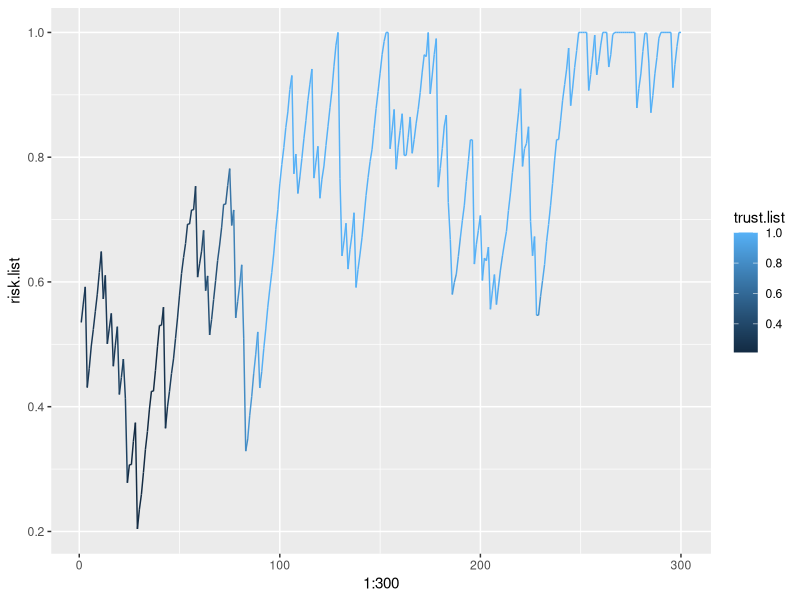
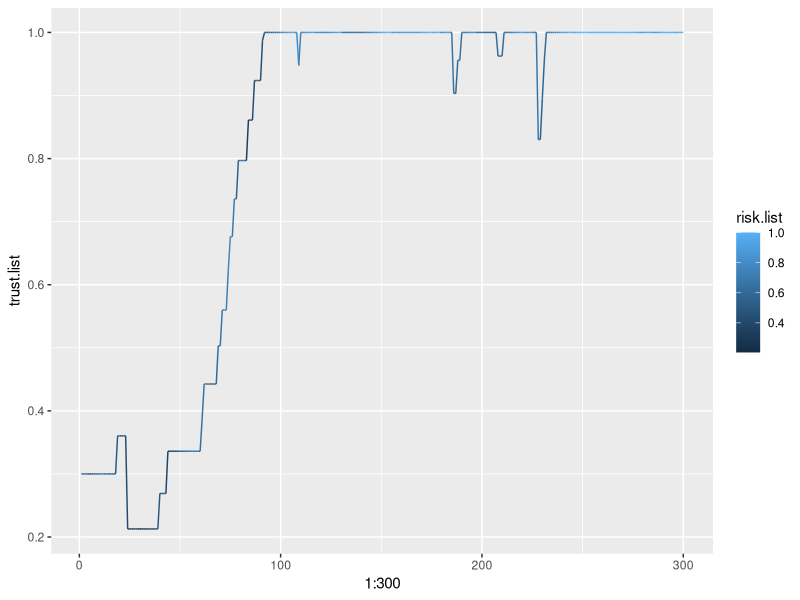
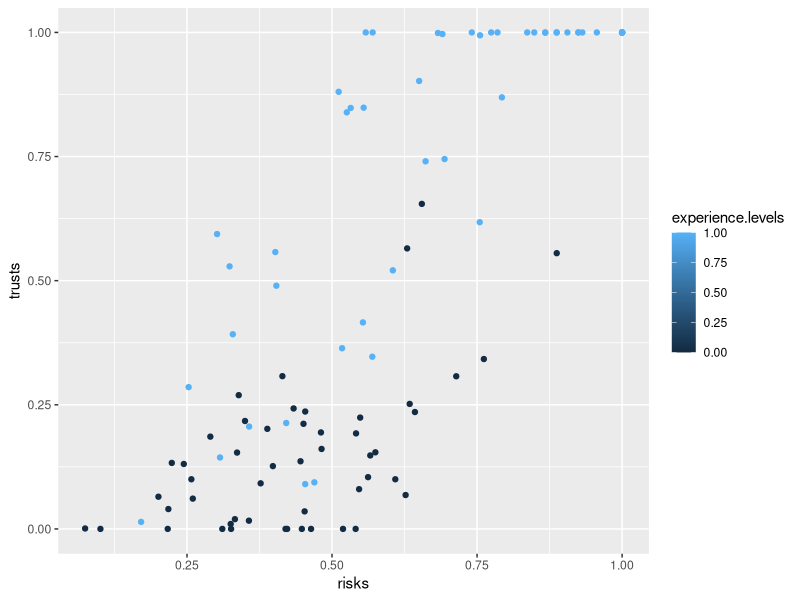
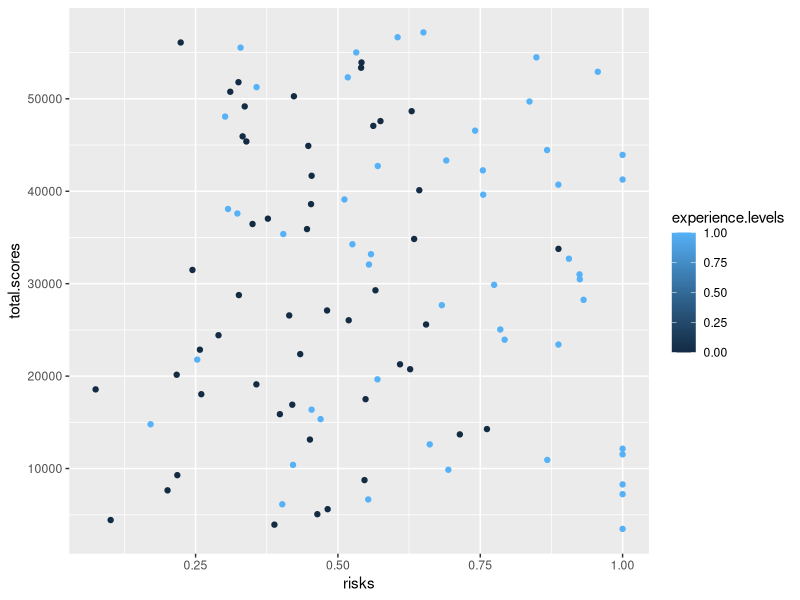
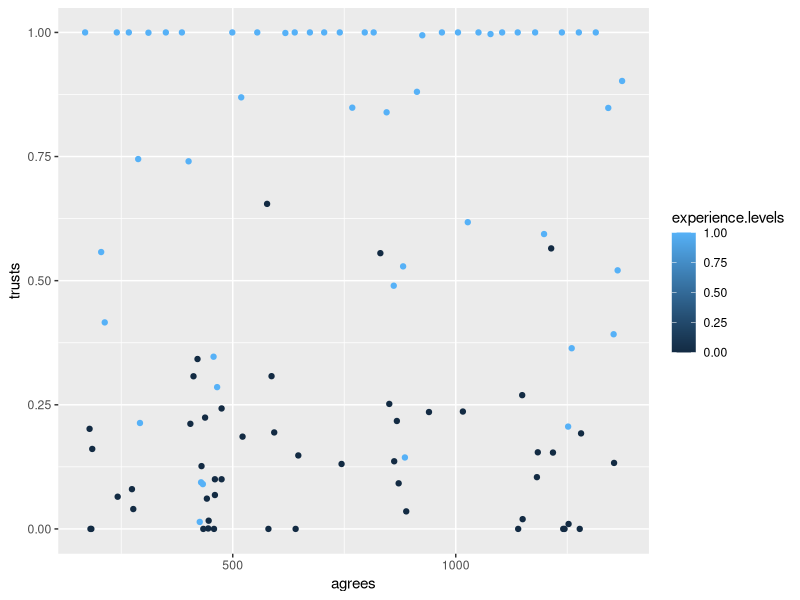

Write R code to recreate these figures, in order. (Note: this script raises an error after producing the figures.)
library(ggplot2)
library(DEoptim)

# Initialize the whole deck of cards
whole.deck <- c(2,2,2,2,3,3,3,3,4,4,4,4,5,5,5,5,6,6,6,6,7,7,7,7,8,8,8,8,9,9,9,9,10,10,10,10)
cards.left <- whole.deck

risk <- 0.5
risk.list <- c()
trust <- 0.1
trust.list <- c()
agree.count <- 0
hand <- 0
total.score <- 0
stop <- FALSE
fails <- 0
stop.list <- c()
experience.trust <- 0.03
experience.level <- 0

# Draws the initial hand of 2 cards
initial.hand <- function(){
  start.ids <- sample(1:36, 2, replace= FALSE)
  start.hand <- cards.left[start.ids]
  cards.left <<- cards.left[-start.ids]
  hand <<- sum(start.hand)
}

# Draws one card from the deck and adds it to your hand
draw <- function() {
  next.id <- sample(1:length(cards.left), 1, replace= FALSE)
  hand <<- hand + cards.left[next.id]
  cards.left <<- cards.left[-next.id]
}

# Plays a single round of 21
play.round <- function() {
  initial.hand()
  advice.taken <- FALSE
  # While hand is not over 21 and you haven't stopped
  while((hand<21) && (stop==FALSE)) {
    # If hand is less than 11 draw another card, unless...
    if (hand<11){
      # If the other agent tells you to stop even though it's safe, and you agree, stop
      bad.advice <- rbinom(1, 1, 0.1)
      if(trust>1){
        trust <<- 1
      }
      if(trust<0){
        trust <<- 0
      }
      agree <- rbinom(1, 1, trust)
      if((bad.advice== 1)&&(agree==1)){
        stop <<- TRUE
        agree.count <<- agree.count + 1
        advice.taken <- TRUE
      }
      # Otherwise draw another card
      if((bad.advice==0) || (agree==0)){
        draw()
      }
    }
    # Generate a number based on the risk factor. 1 means draw, 0 means stop
    if(risk>1){
      risk <<- 1
    }
    if(risk<0){
      risk <<- 0
    }
    risk.huh <- rbinom(1, 1, risk)
    # Predicts whether it's safe to draw or not
    good.advice <- rbinom(1, 1, 0.3)
    # If you agree to draw, draw
    if ((risk.huh == 1)&&(good.advice==1)){
      draw()
    }
    # If you agree to stop, stop
    if ((risk.huh == 0)&&(good.advice==0)){
      stop <<- TRUE
    }
    # If you want to draw and it says stop:
    if((risk.huh==1)&&(good.advice==0)){
      if(trust>1){
        trust <<- 1
      }
      if(trust<0){
        trust <<- 0
      }
      agree <- rbinom(1, 1, trust)
      if(agree==1){
        stop <<- TRUE
        agree.count <<- agree.count + 1
        advice.taken <- TRUE
      }
      if(agree==0){
        draw()
      }
    }
    # If you want to stop and it says draw:
    if((risk.huh==0)&&(good.advice==1)){
      if(trust>1){
        trust <<- 1
      }
      if(trust<0){
        trust <<- 0
      }
      agree <- rbinom(1, 1, trust)
      if(agree==1){
        draw()
        agree.count <<- agree.count + 1
        advice.taken <- TRUE
      }
      if(agree==0){
        stop <<- TRUE
      }
    }
  }
  # If you stop and hand is below 22, add hand score to total score
  if((stop == TRUE)&& (hand<22)){
    total.score <<- total.score + hand
    stop.list <<- c(stop.list, hand)
    # The risk factor gets a little higher
    risk <<- risk + rnorm(1, mean=.03, sd = 0.005)
    if(risk>1){
      risk <<- 1
    }
    if(advice.taken==TRUE){
      trust <<- trust + rnorm(1, mean=experience.trust, sd = 0.005)
      if(trust>1){
        trust <<- 1
      }
    }
  }
  # If you exceed 21, no points are added to total score, and fail count increases
  if(hand>21){
    fails <<- fails + 1
    # Risk factor decreases
    risk <<- risk - rnorm(1, mean=.1, sd = 0.05)
    if(risk<0){
      risk <<- 0
    }
    if(advice.taken==TRUE){
      trust <<- trust - rnorm(1, mean=.1, sd = 0.05)
      if(trust<0){
        trust <<- 0
      }
    }
  }
  # Reset settings to a new round
  hand <<- 0
  cards.left <<- whole.deck
  stop <<- FALSE
  advice.taken <- FALSE
  # Keep track of the risk over time
  risk.list <<- c(risk.list, risk)
  trust.list <<- c(trust.list, trust)
}

experience.levels <- c()
risks <- c()
trusts <- c()
total.scores <- c()
agrees <- c()

# Play a bunch of rounds and return risk, fails, final score, and avg stop value from stop list
run.bunch <- function(n){
  # Determines whether participant is in high or low exerience condition
  experience.level <<- rbinom(1, 1, 0.5)
  # If they think the second agent has high experience, they trust the successes more and start with higher trust
  if(experience.level==1){
    experience.trust <<- 0.06
    trust <<- 0.3
  }
  # If they think the second agent has low experience, they trust the successes less and start with lower trust
  if(experience.level==0){
    experience.trust <<- 0.03
    trust <<- 0.1
  }
  for (i in 1:n){
    play.round()
  }
  #print("experience level: (1 is high, 0 is low)")
  #print(experience.level)
  #print("risk:")
  #print(risk)
  #print("number of fails: ")
  #print(fails)
  #print("total score:")
  #print(total.score)
  #print("average stopping point of success:")
  #print(mean(stop.list))
  
  experience.levels <<- c(experience.levels, experience.level)
  risks <<- c(risks, risk)
  trusts <<- c(trusts, trust)
  total.scores <<- c(total.scores, total.score)
  agrees <<- c(agrees, agree.count)
}

# Run 300 rounds with 1 person
run.bunch(300)
experience.levels <<- c()
risks <<- c()
trusts <<- c()
total.scores <<- c()
agrees <<- c()
scores.over.time <<- data.frame(risk.list, trust.list)
# See that person's risk factor over the 300 rounds with trust as a color
ggplot(scores.over.time, aes(x=1:300, y=risk.list, color=trust.list))+
  geom_line()
# Trust factor with risk as a color:
ggplot(scores.over.time, aes(x=1:300, y=trust.list, color=risk.list))+
  geom_line()


# generate data for a bunch of participants after 100 trials each (final risk, final trust, final score, category)
replicate(100, {run.bunch(50)})
# Generated data
gen.data <<- data.frame(experience.levels, risks, trusts, total.scores, agrees)

experience.levels <<- c()
risks <<- c()
trusts <<- c()
total.scores <<- c()
agrees <<- c()
replicate(100, {run.bunch(50)})
# Generated data
gen.data.two <<- data.frame(experience.levels, risks, trusts, total.scores, agrees)

# Risks vs Trusts
ggplot(gen.data, aes(x=risks, y=trusts, color=experience.levels))+
  geom_point()

ggplot(gen.data, aes(x=risks, y=total.scores, color=experience.levels))+
  geom_point()

ggplot(gen.data, aes(x=agrees, y=trusts, color=experience.levels))+
  geom_point()

# see whether the model can predict which category the data comes from

gcm.categorize <- function(training.data, x.stim, y.stim, target.category, c, a){
  td <- training.data
  td$distance <- mapply(function(x,y){
    if(is.na((sqrt( a*(x-x.stim)^2 + (1-a)*(y-y.stim)^2 )))){
      return(0)
    }
    if(!is.na((sqrt( a*(x-x.stim)^2 + (1-a)*(y-y.stim)^2 )))){
      return(sqrt( a*(x-x.stim)^2 + (1-a)*(y-y.stim)^2 ))
    }
  }, td$risks, td$trusts)
  if(is.na(td$distance)){
    td$distance <- 0
  }
  td$similarity <- exp( -c * td$distance)
  pr.correct <- sum(subset(td, experience.levels==target.category)$similarity) / sum(td$similarity)
  return(pr.correct)
}

gcm.rmse <- function(training, test, sensitivity, attention){
  print(test$experience.levels)
  test$predicted <- mapply(function(x, y, category){
    gcm.categorize(training, x, y, category, sensitivity, attention)
  }, test$risks, test$trusts, test$experience.levels)
  
  test$squares <- mapply(function(x, y) {
    ((x-y)^2)
  }, test$experience.levels, test$predicted)
  
  rmse <- sqrt(mean(test$squares))
  return(rmse)
}

gcm.model.error <- function(parameters){
  return (gcm.rmse(gen.data, gen.data.two, parameters[1], parameters[2]))
}

pars <- c(1, 0.5)
gcm.fit <- optim(pars, gcm.model.error, method="Nelder-Mead")
gcm.fit$par
gcm.fit$value

optim.result <- DEoptim(linear.model.error, c(0,0), c(1,1))
optim.result$optim$bestmem
